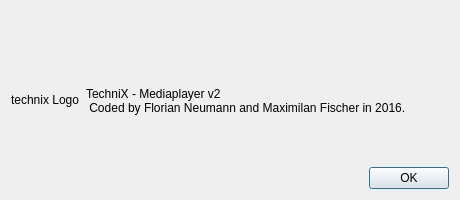
<?xml version="1.0" encoding="UTF-8"?>
<ui version="4.0">
 <class>about</class>
 <widget class="QDialog" name="about">
  <property name="geometry">
   <rect>
    <x>0</x>
    <y>0</y>
    <width>460</width>
    <height>200</height>
   </rect>
  </property>
  <property name="sizePolicy">
   <sizepolicy hsizetype="Fixed" vsizetype="Fixed">
    <horstretch>0</horstretch>
    <verstretch>0</verstretch>
   </sizepolicy>
  </property>
  <property name="maximumSize">
   <size>
    <width>500</width>
    <height>200</height>
   </size>
  </property>
  <property name="windowTitle">
   <string>About</string>
  </property>
  <property name="windowIcon">
   <iconset>
    <normalon>:/images/icons/Technix_favicon.jpg</normalon>
   </iconset>
  </property>
  <layout class="QVBoxLayout" name="verticalLayout_2">
   <item>
    <layout class="QVBoxLayout" name="verticalLayout">
     <item>
      <layout class="QHBoxLayout" name="horizontalLayout_2">
       <item>
        <widget class="QLabel" name="imageLabel">
         <property name="text">
          <string>technix Logo</string>
         </property>
        </widget>
       </item>
       <item>
        <layout class="QVBoxLayout" name="verticalLayout_3">
         <item>
          <spacer name="verticalSpacer_2">
           <property name="orientation">
            <enum>Qt::Vertical</enum>
           </property>
           <property name="sizeHint" stdset="0">
            <size>
             <width>20</width>
             <height>40</height>
            </size>
           </property>
          </spacer>
         </item>
         <item>
          <widget class="QLabel" name="label">
           <property name="sizePolicy">
            <sizepolicy hsizetype="Expanding" vsizetype="Expanding">
             <horstretch>0</horstretch>
             <verstretch>0</verstretch>
            </sizepolicy>
           </property>
           <property name="layoutDirection">
            <enum>Qt::LeftToRight</enum>
           </property>
           <property name="text">
            <string>TechniX - Mediaplayer v2 
 Coded by Florian Neumann and Maximilan Fischer in 2016.</string>
           </property>
          </widget>
         </item>
         <item>
          <spacer name="verticalSpacer">
           <property name="orientation">
            <enum>Qt::Vertical</enum>
           </property>
           <property name="sizeType">
            <enum>QSizePolicy::Fixed</enum>
           </property>
           <property name="sizeHint" stdset="0">
            <size>
             <width>20</width>
             <height>30</height>
            </size>
           </property>
          </spacer>
         </item>
         <item>
          <layout class="QHBoxLayout" name="horizontalLayout">
           <item>
            <spacer name="horizontalSpacer">
             <property name="orientation">
              <enum>Qt::Horizontal</enum>
             </property>
             <property name="sizeHint" stdset="0">
              <size>
               <width>40</width>
               <height>20</height>
              </size>
             </property>
            </spacer>
           </item>
           <item>
            <widget class="QPushButton" name="OK">
             <property name="sizePolicy">
              <sizepolicy hsizetype="Fixed" vsizetype="Fixed">
               <horstretch>0</horstretch>
               <verstretch>0</verstretch>
              </sizepolicy>
             </property>
             <property name="text">
              <string>OK</string>
             </property>
            </widget>
           </item>
          </layout>
         </item>
        </layout>
       </item>
      </layout>
     </item>
    </layout>
   </item>
  </layout>
 </widget>
 <resources/>
 <connections/>
</ui>
